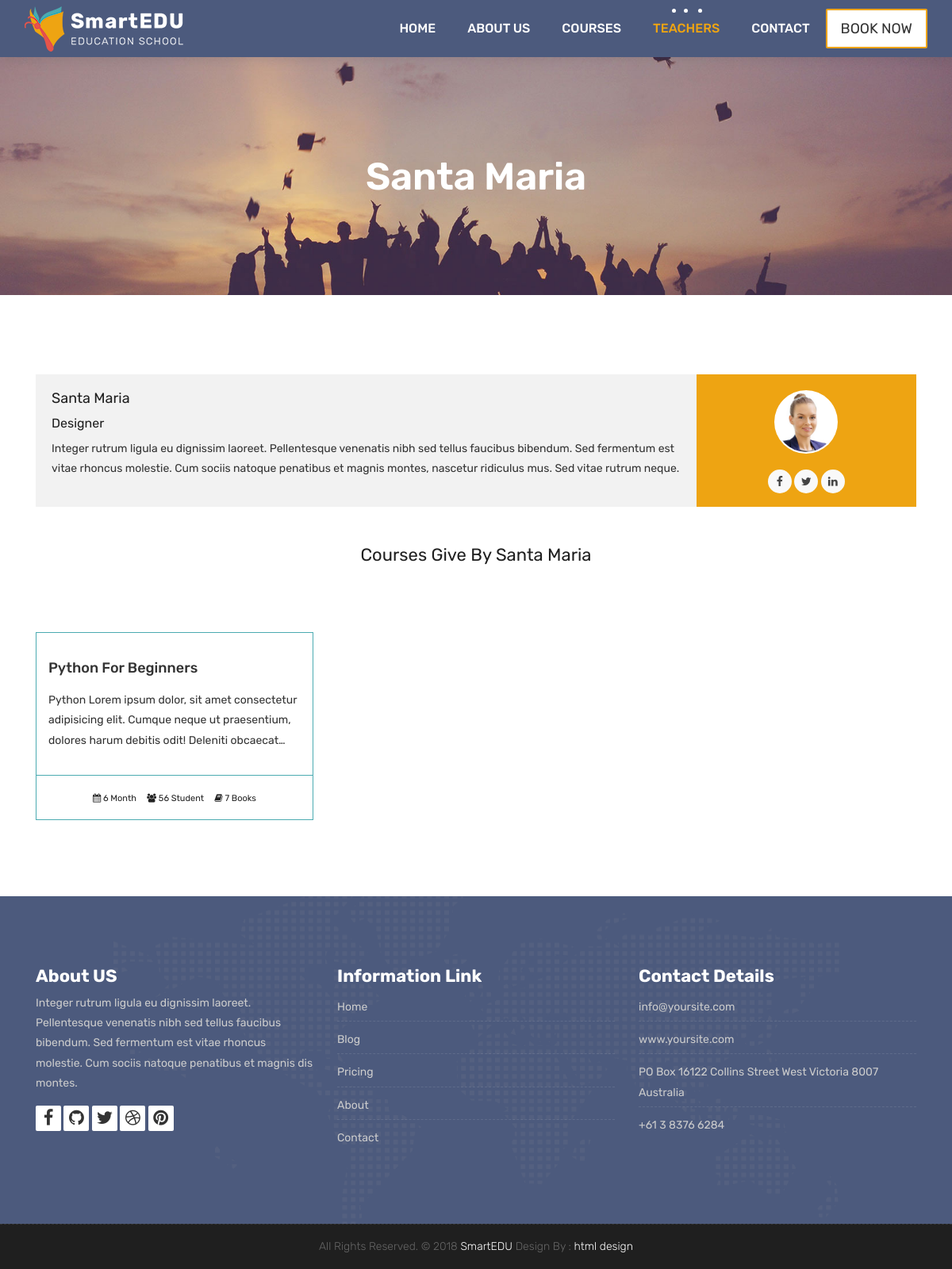
The app's page /teachers/teacher/2 with its own data.
### teachers/models.py (models this page shows, shortened)
class Teacher(models.Model):
    name= models.CharField(max_length=50)
    title= models.CharField(max_length=50)
    description= models.TextField(blank=True)
    image=models.ImageField(upload_to="courses/%Y/%m/%d/")
    facebook= models.URLField(max_length=100, blank=True)
    twitter = models.URLField(max_length=100, blank=True)
    linkedin= models.URLField(max_length=100, blank=True)
    youtube= models.URLField(max_length=100, blank=True)

### courses/models.py (models this page shows, shortened)
class Course(models.Model):
    teacher = models.ForeignKey(Teacher , null=True ,on_delete=models.CASCADE)
    name=models.CharField(max_length=200,unique=True,verbose_name="Kurs Adı ",help_text="Kurs adını giriniz")
    category= models.ForeignKey(Category, null=True,on_delete=models.DO_NOTHING)
    tags=models.ManyToManyField(Tag, blank=True,null=True)
    description=models.TextField(blank=True,null=True)
    image=models.ImageField(upload_to="courses/%Y/%m/%d/", default="courses/not.png")
    date = models.DateTimeField(auto_now=True)
    available= models.BooleanField(default=True)

### teachers/views.py (the view)
# urls.py: path('teacher/<int:pk>',TeacherDetailView.as_view(),name="teacher_detail"),
class TeacherDetailView(DetailView):
    model = Teacher
    template_name = 'teacher.html'
    context_object_name = 'teacher'
    def get_context_data(self, **kwargs):
        context = super().get_context_data(**kwargs)
        context['courses']= Course.objects.filter(available=True, teacher=self.kwargs['pk'])
        return context

### templates/teacher.html (shortened to what this page needs)
{% extends 'partials/_base.html' %}
{% load static %}
{% block content %}
	<div class="all-title-box">
		<div class="container text-center">
			<h1>{{ teacher.name }}</span></h1>
		</div>
	</div>
    <div id="overviews" class="section wb">
        <div class="container">
            <div class="row">
                <div class="col-lg-12 blog-post-single">
					<div class="blog-author">
						<div class="author-bio">
							<h3 class="author_name">{{ teacher.name }}</h3>
							<h5>{{ teacher.title }}</h5>
							<p class="author_det">
								{{ teacher.description }}
							</p>
						</div>
						<div class="author-desc">
							<img src="{{ teacher.image.url }}" alt="about author">
							<ul class="author-social">
								<li><a href="{{ teacher.facebook }}"><i class="fa fa-facebook"></i></a></li>
								<li><a href="{{ teacher.twitter }}"><i class="fa fa-twitter"></i></a></li>
								<li><a href="{{ teacher.linkedin }}"><i class="fa fa-linkedin"></i></a></li>
							</ul>
						</div>
					</div>
                </div>
            </div>
            <div class="row">
                <div class="col-lg-12">
                    <h2 class="text-center my-5">Courses Give By {{ teacher.name }}</h2>
                </div>
                {% for course in courses %}
                <div class="col-lg-4 col-md-6 col-12">
                    <div class="course-item">
						<div class="image-blog">
						</div>
						<div class="course-br">
							<div class="course-title">
								<h2><a href="{% url 'course_detail' course.category.slug course.id %}" title="">{{course.name}}</a></h2>
							</div>
							<div class="course-desc">
								<p>{{course.description | truncatechars:140}}</p>
							</div>
						</div>
						<div class="course-meta-bot">
							<ul>
								<li><i class="fa fa-calendar" aria-hidden="true"></i> 6 Month</li>
								<li><i class="fa fa-users" aria-hidden="true"></i> 56 Student</li>
								<li><i class="fa fa-book" aria-hidden="true"></i> 7 Books</li>
							</ul>
						</div>
					</div>
                    <br>
                </div>
                {% endfor %}
            </div>
        </div>
    </div>
    {% endblock %}

### static/style.css (style rules this page uses)
body { color: #333333; font-size: 14px; font-family: 'Rubik', sans-serif; line-height: 1.80857; }
html, body { height: 100%; }
a { color: #1f1f1f; text-decoration: none !important; outline: none !important; -webkit-transition: all .3s ease-in-out; -moz-transition: all .3s ease-in-out; -ms-transition: all .3s ease-in-out; -o-transition: all .3s ease-in-out; transition: all .3s ease-in-out; }
h1, h2, h3, h4, h5, h6 { letter-spacing: 0; font-weight: normal; position: relative; padding: 0 0 10px 0; font-weight: normal; line-height: 120% !important; color: #1f1f1f; margin: 0 }
h1 { font-size: 24px }
h2 { font-size: 22px }
h3 { font-size: 18px }
h5 { font-size: 14px }
h1 a, h2 a, h3 a, h4 a, h5 a, h6 a { color: #212121; text-decoration: none!important; opacity: 1 }
a { color: #1f1f1f; text-decoration: none; outline: none; }
a, .btn { text-decoration: none !important; outline: none !important; -webkit-transition: all .3s ease-in-out; -moz-transition: all .3s ease-in-out; -ms-transition: all .3s ease-in-out; -o-transition: all .3s ease-in-out; transition: all .3s ease-in-out; }
.section { display: block; position: relative; overflow: hidden; padding: 70px 0; }
.section.wb { background-color: #ffffff; }
.all-title-box { background: url(images/banner.jpg)no-repeat; -webkit-background-size: cover; -moz-background-size: cover; -o-background-size: cover; background-size: cover; background-position: center; min-height: 300px; }
.all-title-box h1 { color: #fff; font-weight: 600; text-transform: capitalize; padding-top: 11%; font-size: 48px; line-height: 0px; }
.blog-author { background: #f2f2f2; overflow: hidden; position: relative; margin-top: 30px; }
.author-bio { display: block; float: left; padding: 20px; position: relative; width: 75%; }
.author-desc { background: #eea412; float: right; height: 100%; min-height: 100%; overflow: hidden; padding: 20px 0; position: absolute; text-align: center; width: 25%; right: 0; }
.author-bio h5 { font-size: 16px; }
.author-desc > img { background: #FFFFFF; border-radius: 50%; -webkit-border-radius: 50%; -moz-border-radius: 50%; margin-bottom: 20px; padding: 2px; max-width: 80px; max-height: 80px; }
.author-social { list-style: none outside none; margin: 0 auto; overflow: hidden; padding: 0; text-align: center; z-index: 9999; }
.author-social li { background: none !important; display: inline-block; }
.author-social li a { color: #444; display: block; height: 30px; text-align: center; width: 30px; border-radius: 50%; -webkit-border-radius: 50%; -moz-border-radius: 50%; -webkit-transition: 0.25s; -moz-transition: 0.25s; -o-transition: 0.25s; transition: 0.25s; background: #f9f9f9; }
.author-social li a i { font-size: 14px; line-height: 30px; margin-right: 0; float: none; }
.course-item { background: #ffffff; }
.course-title > h2 { margin: 15px 0; padding: 0px; }
.course-title a { font-size: 18px; line-height: 25px; font-weight: 500; color: #333333; text-transform: capitalize; }
.course-br { border: 1px solid #4babb1; padding: 15px; }
.course-meta-bot { border: 1px solid #4babb1; border-top: 0px; padding: 15px; }
.course-meta-bot ul { padding: 0px; margin: 0px; display: block; text-align: center; }
.course-meta-bot ul li { display: inline-block; list-style: none; padding: 0px 5px; color: #212121; font-size: 11px; }

### records on screen
Teacher: name "Santa Maria", title "Designer", description "Integer rutrum ligula eu dignissim laoreet. Pellentesque venenatis nibh sed tellus faucibus bibendum. Sed fermentum est vitae rhoncus molestie. Cum sociis natoque penatibus et magnis montes, nascetur ridiculus mus. Sed vitae rutrum neque.", image (picture)
Course: name "Python For Beginners", description "Python Lorem ipsum dolor, sit amet consectetur adipisicing elit. Cumque neque ut praesentium, dolores harum debitis odit! Deleniti obcaecat…"
